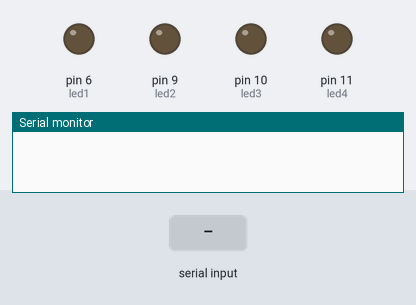
A sketch run on a simulated Arduino Uno, built with avr-gcc and run on an emulated ATmega328P. On the bench: output pins drawn as LEDs (lit = HIGH), the last lines printed to the serial monitor. Inputs (shaded band) come from the test bench.

Above: at 1.2 s.
1.3 s: "90,45c" received over the second serial link
At 2.5 s:
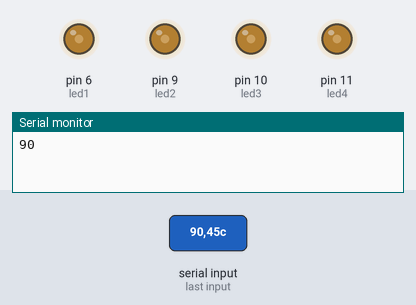
2.8 s: "30,150c" received over the second serial link
At 3.6 s:
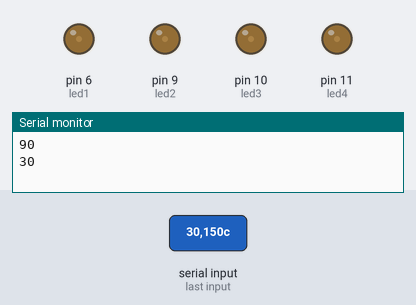
4.3 s: "200c" received over the second serial link
At 4.7 s:
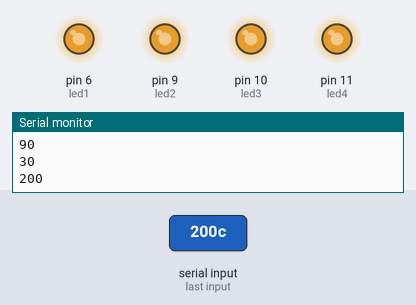
5.8 s: "90c" received over the second serial link
At 7.1 s:
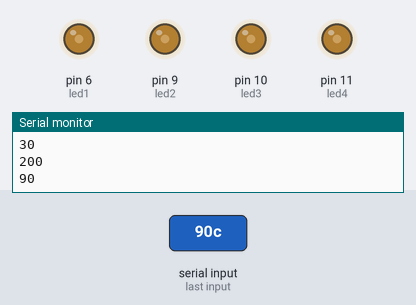
Timing chart, 0 to 8.3 s (numbered marks = the images above; inputs shaded):
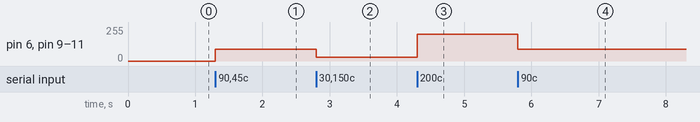

Measured:
- after the input at 1.3 s, pin 6 (led1), pin 9 (led2), pin 10 (led3), pin 11 (led4): 0/255 → 90/255 at once
- after the input at 2.8 s, pin 6 (led1), pin 9 (led2), pin 10 (led3), pin 11 (led4): 90/255 → 30/255 at once
- after the input at 4.3 s, pin 6 (led1), pin 9 (led2), pin 10 (led3), pin 11 (led4): 30/255 → 200/255 at once
- after the input at 5.8 s, pin 6 (led1), pin 9 (led2), pin 10 (led3), pin 11 (led4): 200/255 → 90/255 at once

The sketch:

MinionsArduino.ino
```cpp
#include<SoftwareSerial.h>
SoftwareSerial BLE (2,3);
String a="";
int b;

#define led1 6
#define led2 9
#define led3 10
#define led4 11

void setup() {
  Serial.begin(9600);
  BLE.begin(9600);
  pinMode(led1,OUTPUT);
  pinMode(led2,OUTPUT);
  pinMode(led3,OUTPUT);
  pinMode(led4,OUTPUT);
}

void loop() {

 if(BLE.available())
  {
   a=BLE.readStringUntil('c');
   b=a.toInt();
   light();
   Serial.println(b);
  }
}

void light()
{
  analogWrite(led1,b);
  analogWrite(led2,b);
  analogWrite(led3,b);
  analogWrite(led4,b);
}
```
